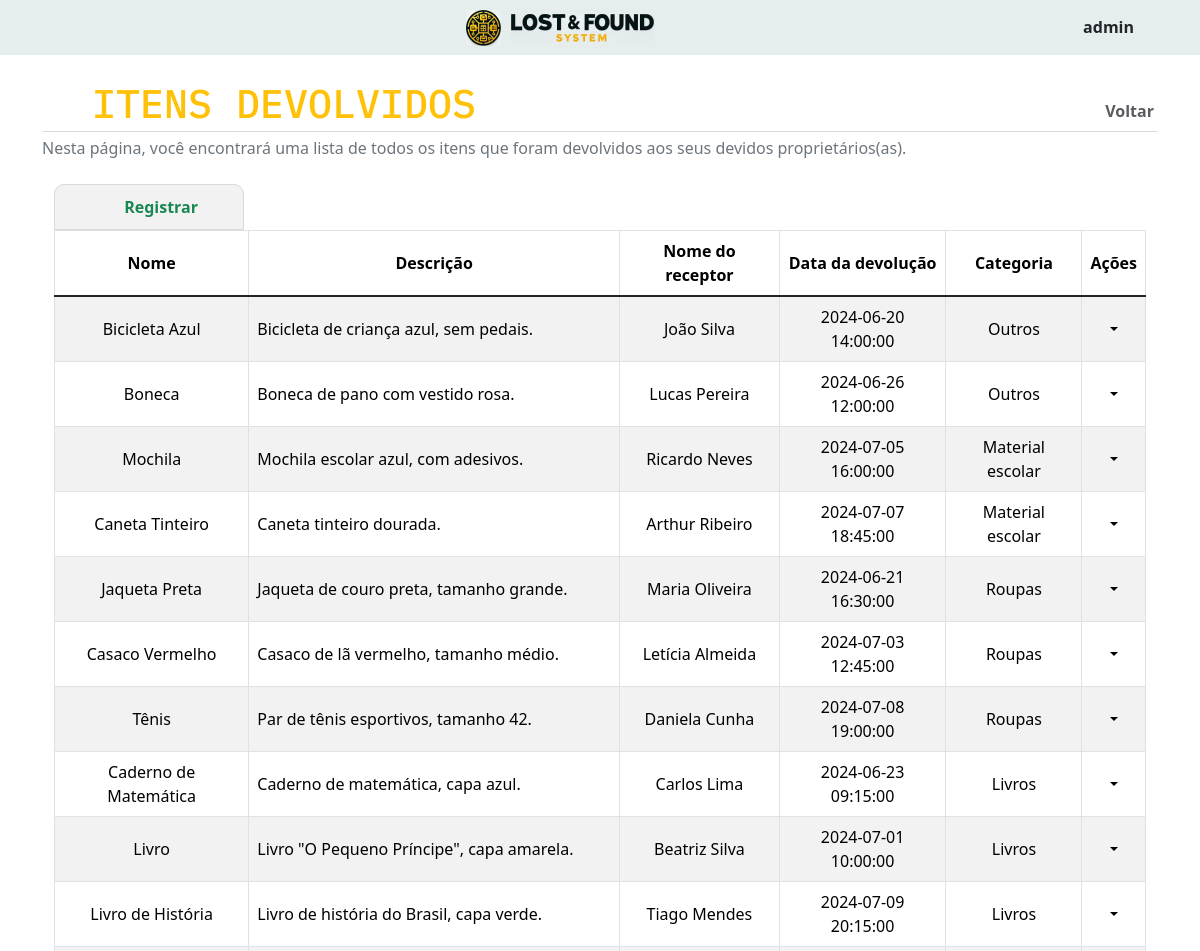
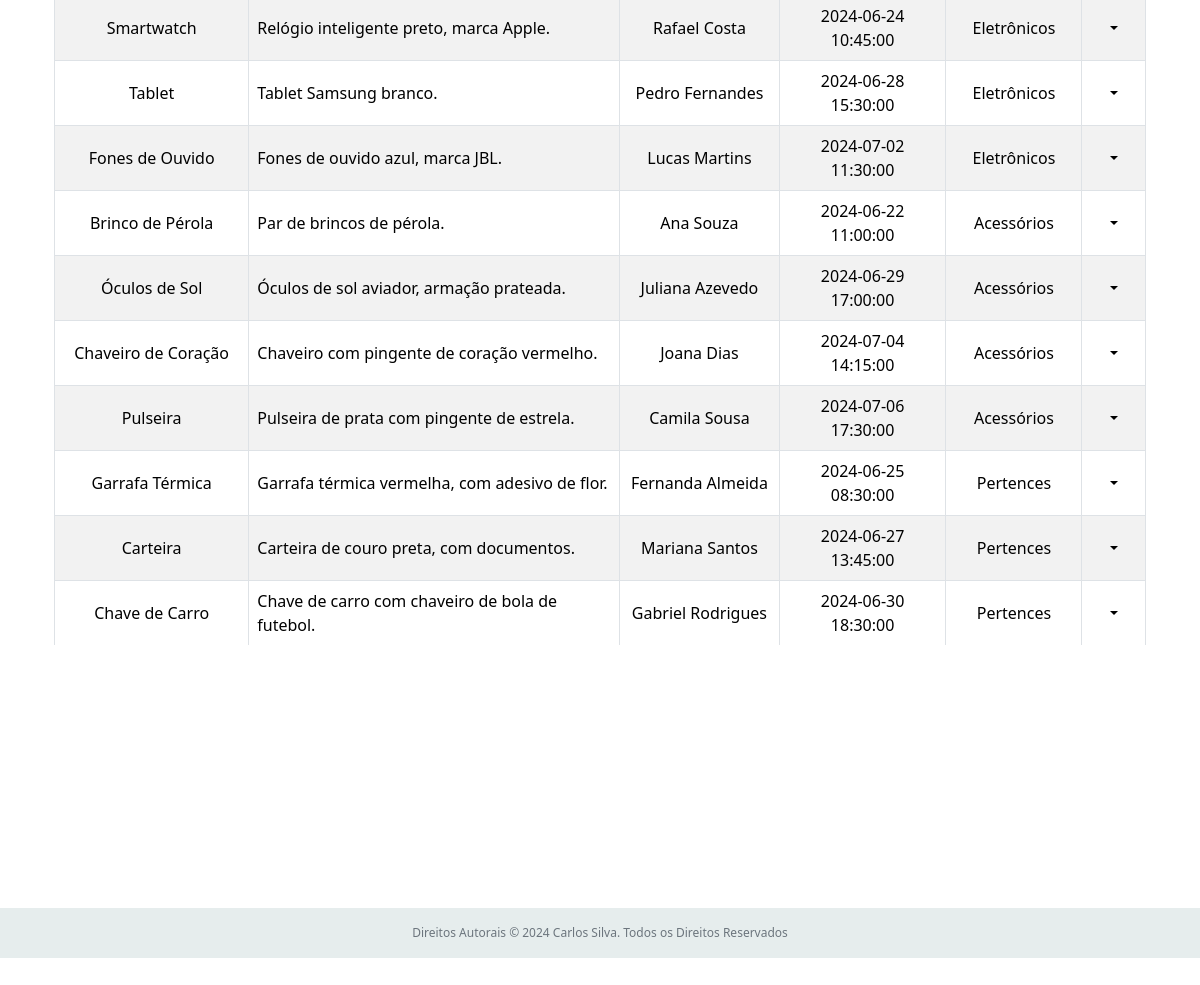
Screenshot of /cruds/returnedItems.php (signed in) with the database file from the repository (2 pictures, top to bottom).
### tables this page shows
CREATE TABLE IF NOT EXISTS `returned_items` (
  `id` INT NOT NULL AUTO_INCREMENT,
  `name` VARCHAR(45) NOT NULL,
  `description` VARCHAR(100) NOT NULL,
  `receiver_name` VARCHAR(45) NOT NULL,
  `date_of_return` DATETIME NOT NULL,
  `category_id` INT NOT NULL,
  PRIMARY KEY (`id`),
    FOREIGN KEY (`category_id`) REFERENCES `categories` (`id`));

CREATE TABLE IF NOT EXISTS `categories` (
  `id` INT NOT NULL AUTO_INCREMENT,
  `name` VARCHAR(45) NOT NULL,
  PRIMARY KEY (`id`));

### cruds/returnedItems.php (the view, shortened to what this page needs)
<?php
require 'template/header.php';
?>
<main class="container my-3 my-sm-4">
  <div class="d-flex justify-content-between align-items-end">
    <h1 class="text-warning d-flex align-items-center IBMPlexMonoFont m-0"><ion-icon name="file-tray" class="me-2 page-identificator-icon"></ion-icon>ITENS DEVOLVIDOS</h1>
    <a href="../index.php" class="d-flex align-items-center return-to-home fw-semibold mb-1">Voltar<ion-icon name="arrow-undo" class="ms-1"></ion-icon></a>
  </div>
  <div class="page-title-divider w-100 my-1"></div>
  <span class="text-secondary mb-4 d-block text-center text-sm-start">Nesta página, você encontrará uma lista de todos os itens que foram devolvidos aos seus devidos proprietários(as).</span>
  <div class="container">
    <?php
    require '../database/dbConfig.php';
    $sql = 'SELECT ri.id, ri.name, ri.description, ri.receiver_name, ri.date_of_return, c.name AS category
            FROM returned_items AS ri
            JOIN categories AS c ON ri.category_id = c.id;';
    $stmt = $conn->prepare($sql);
    $stmt->execute();
    $returned_items_view = $stmt->fetchAll(PDO::FETCH_ASSOC);
    if (count($returned_items_view) > 0) {
      echo ($_SESSION['role'] == 1) ? '<a href="registerReturnedItem.php" class="fw-semibold add-item-button d-flex align-items-center"><ion-icon name="add-circle-outline" class="me-1 add-item-icon"></ion-icon>Registrar</a>' : null;
    ?>
      <div class="table-responsive">
        <table class="table table-striped table-hover table-bordered">
          <thead>
            <tr class="text-center align-middle">
              <th>Nome</th>
              <th>Descrição</th>
              <th>Nome do receptor</th>
              <th>Data da devolução</th>
              <th>Categoria</th>
              <?php
              if ($_SESSION['role'] == 1) {
                echo '<th>Ações</th>';
              }
              ?>
            </tr>
          </thead>
          <tbody class="table-group-divider">
            <?php
            foreach ($returned_items_view as $item) {
              echo '<tr class="text-center align-middle">';
              echo '<td>' . $item['name'] . '</td>';
              echo '<td class="text-start description-td-maxwidth">' . $item['description'] . '</td>';
              echo '<td>' . $item['receiver_name'] . '</td>';
              echo '<td class="date-td-minwidth">' . $item['date_of_return'] . '</td>';
              echo '<td>' . $item['category'] . '</td>';
              if ($_SESSION['role'] == 1) {
                echo '<td>
                  <div class="dropdown-center">
                    <ion-icon name="ellipsis-horizontal" class="dropdown-toggle text-center align-middle p-2" type="button" data-bs-toggle="dropdown" aria-expanded="false"></ion-icon>
                    <ul class="dropdown-menu">
                      <li>
                        <a href="editReturnedItem.php?id=' . $item['id'] . '&name=' . $item['name'] . '&description=' . $item['description'] . '&receiverName=' . $item['receiver_name'] . '&dateOfReturn=' . $item['date_of_return'] . '&id_category=' . $item['category'] . '" class="btn btn-warning d-flex align-items-center justify-content-center dropdown-item fw-semibold">
                          <ion-icon name="brush" class="me-1 action-icon"></ion-icon>Editar
                        </a>
                      </li>
                      <li>
                      </li>
                      <li>
                        <form method="post" action="returnedItems.php?alert=deleteItem&itemId=' . $item['id'] . '&name=' . $item['name'] . '">
                          <button class="btn btn-danger d-flex align-items-center justify-content-center fw-semibold dropdown-item"><ion-icon name="trash" class="me-1 action-icon"></ion-icon>Excluir</button>
                        </form>
                      </li>
                    </ul>
                  </div>
                </td>';
              }
              echo '</tr>';
            }
            ?>
          </tbody>
        </table>
      </div>
    <?php
    } else {
      echo '<div class="alert my-3 text-center align-self-center logo-gray-bg no-items-alert" role="alert"><h4 class="">Não há itens devolvidos cadastrados no momento.<ion-icon name="sad-outline" class="no-items-icon ms-2"></ion-icon></h4></div>';
    }
    ?>
  </div>
</main>
<?php
require 'template/footer.php';
?>

### cruds/css/style.css (style rules this page uses)
html, body { min-height: 100%; }
.IBMPlexMonoFont { font-family: 'IBM Plex Mono', monospace; }
main { min-height: 90vh; }
.page-identificator-icon { height: 42px; width: 42px; }
.page-title-divider { height: 1px; background-color: #d9d9d9; }
.return-to-home, .card-table-arrow-icon { text-decoration: none; color: #595c5f; transition: color 0.1s; }
.table-responsive { max-height: 70vh; }
.add-item-button { max-width: 190px; text-decoration: none; background-color: #f2f2f2; color: #198754; padding: 10px 45px; border: 1px solid #d9d9d9; border-radius: 10px 10px 0 0; transition: background-color 0.2s, color 0.2s, border 0.2s; }
.add-item-icon { width: 23px; height: 23px; }
.description-td-maxwidth { max-width: 466px; }
.date-td-minwidth { min-width: 123px; }

### rows the page displays
returned_items: name "Bicicleta Azul", description "Bicicleta de criança azul, sem pedais.", receiver_name "João Silva", date_of_return "2024-06-20 14:00:00", category.name "Outros"
returned_items: name "Boneca", description "Boneca de pano com vestido rosa.", receiver_name "Lucas Pereira", date_of_return "2024-06-26 12:00:00", category.name "Outros"
returned_items: name "Mochila", description "Mochila escolar azul, com adesivos.", receiver_name "Ricardo Neves", date_of_return "2024-07-05 16:00:00", category.name "Material escolar"
returned_items: name "Caneta Tinteiro", description "Caneta tinteiro dourada.", receiver_name "Arthur Ribeiro", date_of_return "2024-07-07 18:45:00", category.name "Material escolar"
returned_items: name "Jaqueta Preta", description "Jaqueta de couro preta, tamanho grande.", receiver_name "Maria Oliveira", date_of_return "2024-06-21 16:30:00", category.name "Roupas"
returned_items: name "Casaco Vermelho", description "Casaco de lã vermelho, tamanho médio.", receiver_name "Letícia Almeida", date_of_return "2024-07-03 12:45:00", category.name "Roupas"
returned_items: name "Tênis", description "Par de tênis esportivos, tamanho 42.", receiver_name "Daniela Cunha", date_of_return "2024-07-08 19:00:00", category.name "Roupas"
returned_items: name "Caderno de Matemática", description "Caderno de matemática, capa azul.", receiver_name "Carlos Lima", date_of_return "2024-06-23 09:15:00", category.name "Livros"
returned_items: name "Livro", description "Livro \"O Pequeno Príncipe\", capa amarela.", receiver_name "Beatriz Silva", date_of_return "2024-07-01 10:00:00", category.name "Livros"
returned_items: name "Livro de História", description "Livro de história do Brasil, capa verde.", receiver_name "Tiago Mendes", date_of_return "2024-07-09 20:15:00", category.name "Livros"
returned_items: name "Smartwatch", description "Relógio inteligente preto, marca Apple.", receiver_name "Rafael Costa", date_of_return "2024-06-24 10:45:00", category.name "Eletrônicos"
returned_items: name "Tablet", description "Tablet Samsung branco.", receiver_name "Pedro Fernandes", date_of_return "2024-06-28 15:30:00", category.name "Eletrônicos"
returned_items: name "Fones de Ouvido", description "Fones de ouvido azul, marca JBL.", receiver_name "Lucas Martins", date_of_return "2024-07-02 11:30:00", category.name "Eletrônicos"
returned_items: name "Brinco de Pérola", description "Par de brincos de pérola.", receiver_name "Ana Souza", date_of_return "2024-06-22 11:00:00", category.name "Acessórios"
returned_items: name "Óculos de Sol", description "Óculos de sol aviador, armação prateada.", receiver_name "Juliana Azevedo", date_of_return "2024-06-29 17:00:00", category.name "Acessórios"
returned_items: name "Chaveiro de Coração", description "Chaveiro com pingente de coração vermelho.", receiver_name "Joana Dias", date_of_return "2024-07-04 14:15:00", category.name "Acessórios"
returned_items: name "Pulseira", description "Pulseira de prata com pingente de estrela.", receiver_name "Camila Sousa", date_of_return "2024-07-06 17:30:00", category.name "Acessórios"
returned_items: name "Garrafa Térmica", description "Garrafa térmica vermelha, com adesivo de flor.", receiver_name "Fernanda Almeida", date_of_return "2024-06-25 08:30:00", category.name "Pertences"
returned_items: name "Carteira", description "Carteira de couro preta, com documentos.", receiver_name "Mariana Santos", date_of_return "2024-06-27 13:45:00", category.name "Pertences"
returned_items: name "Chave de Carro", description "Chave de carro com chaveiro de bola de futebol.", receiver_name "Gabriel Rodrigues", date_of_return "2024-06-30 18:30:00", category.name "Pertences"

### other values shown
$_SESSION['username'] "admin"
